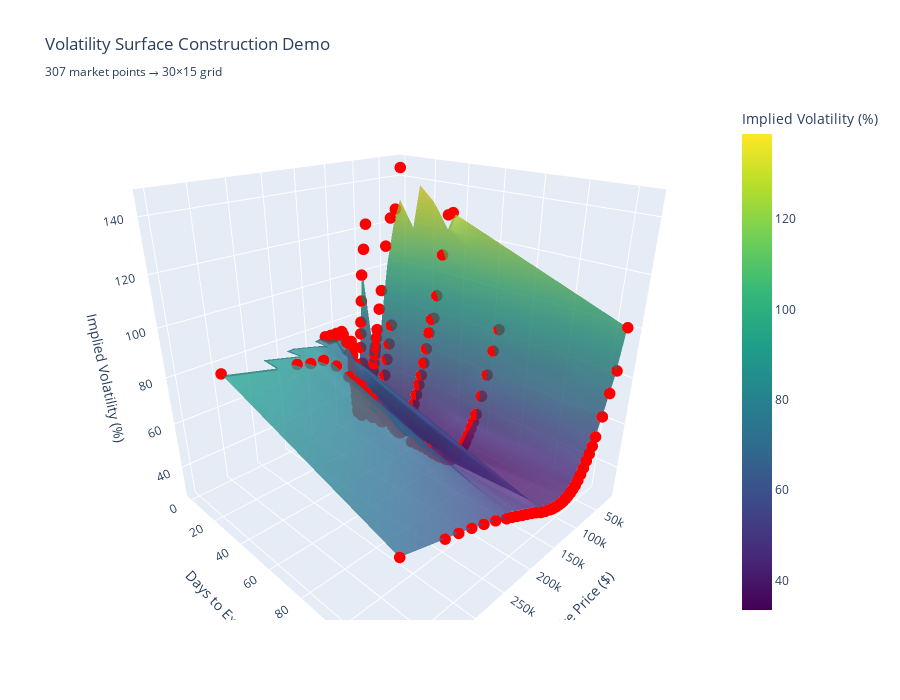

The notebook cell saved with this chart:
### Code cell
# 🛠️ Practical Example: Building a Volatility Surface Step-by-Step

def demonstrate_surface_construction():
    """
    Step-by-step demonstration of how we build the volatility surface
    from our options data
    """
    
    if 'analysis_results' not in globals():
        print("❌ Please run the main analysis first to generate data!")
        return
    
    print("🔧 STEP-BY-STEP VOLATILITY SURFACE CONSTRUCTION")
    print("=" * 60)
    
    results = analysis_results
    
    # STEP 1: Data Collection and Organization
    print("\n📊 STEP 1: COLLECT & ORGANIZE DATA")
    print("-" * 40)
    
    raw_data_points = []
    for i, result in enumerate(results):
        strikes = result['strikes']
        ivs = result['ivs']
        expiry_str = result['expiry_str']
        days_to_expiry = (result['expiry'] - results[0]['expiry']) / (1000 * 60 * 60 * 24)
        
        print(f"Expiry {i+1}: {expiry_str[:10]}")
        print(f"  └─ {len(strikes)} options, {days_to_expiry:.1f} days out")
        print(f"  └─ Strike range: ${strikes.min():,.0f} - ${strikes.max():,.0f}")
        print(f"  └─ IV range: {ivs.min()*100:.1f}% - {ivs.max()*100:.1f}%")
        
        # Store each individual option as a data point
        for strike, iv in zip(strikes, ivs):
            raw_data_points.append({
                'strike': strike,
                'days_to_expiry': days_to_expiry,
                'iv_percent': iv * 100,
                'expiry_str': expiry_str[:10],
                'moneyness': strike / result['spot']
            })
    
    # Convert to DataFrame
    df_raw = pd.DataFrame(raw_data_points)
    print(f"\n✅ Total data points collected: {len(df_raw)}")
    print(f"   Strike range: ${df_raw['strike'].min():,.0f} - ${df_raw['strike'].max():,.0f}")
    print(f"   Time range: {df_raw['days_to_expiry'].min():.1f} - {df_raw['days_to_expiry'].max():.1f} days")
    print(f"   IV range: {df_raw['iv_percent'].min():.1f}% - {df_raw['iv_percent'].max():.1f}%")
    
    # STEP 2: Create Regular Grids
    print("\n🔲 STEP 2: CREATE INTERPOLATION GRIDS")
    print("-" * 40)
    
    # Strike grid
    min_strike = df_raw['strike'].min()
    max_strike = df_raw['strike'].max()
    strike_points = 30  # Reduced for clarity
    strike_grid = np.linspace(min_strike, max_strike, strike_points)
    
    # Time grid
    min_days = df_raw['days_to_expiry'].min()
    max_days = df_raw['days_to_expiry'].max()
    time_points = 15  # Reduced for clarity
    time_grid = np.linspace(min_days, max_days, time_points)
    
    print(f"Strike grid: {strike_points} points from ${min_strike:,.0f} to ${max_strike:,.0f}")
    print(f"Time grid: {time_points} points from {min_days:.1f} to {max_days:.1f} days")
    print(f"Total grid points: {strike_points} × {time_points} = {strike_points * time_points}")
    
    # Create meshgrid
    X_grid, Y_grid = np.meshgrid(strike_grid, time_grid)
    print(f"Meshgrid shape: {X_grid.shape}")
    
    # STEP 3: Interpolation Process
    print("\n🔄 STEP 3: INTERPOLATE SCATTERED DATA TO REGULAR GRID")
    print("-" * 40)
    
    from scipy.interpolate import griddata
    
    # Prepare input data for interpolation
    points_input = df_raw[['strike', 'days_to_expiry']].values
    values_input = df_raw['iv_percent'].values
    
    print(f"Input: {len(points_input)} scattered market points")
    print(f"Output: {X_grid.size} regular grid points")
    
    # Perform interpolation
    print("Interpolating using linear method...")
    Z_interpolated = griddata(points_input, values_input, (X_grid, Y_grid), method='linear')
    
    # Count valid interpolated points
    valid_points = np.sum(~np.isnan(Z_interpolated))
    print(f"Successfully interpolated: {valid_points}/{X_grid.size} points ({valid_points/X_grid.size*100:.1f}%)")
    
    # STEP 4: Surface Quality Analysis
    print("\n📏 STEP 4: SURFACE QUALITY ANALYSIS")
    print("-" * 40)
    
    # Calculate surface statistics
    iv_range = np.nanmax(Z_interpolated) - np.nanmin(Z_interpolated)
    iv_mean = np.nanmean(Z_interpolated)
    iv_std = np.nanstd(Z_interpolated)
    
    print(f"Surface IV statistics:")
    print(f"  └─ Range: {np.nanmin(Z_interpolated):.1f}% - {np.nanmax(Z_interpolated):.1f}% (span: {iv_range:.1f}%)")
    print(f"  └─ Mean: {iv_mean:.1f}%")
    print(f"  └─ Std Dev: {iv_std:.1f}%")
    
    # Calculate surface smoothness
    grad_x = np.gradient(Z_interpolated, axis=1)
    grad_y = np.gradient(Z_interpolated, axis=0)
    smoothness = np.nanmean(np.sqrt(grad_x**2 + grad_y**2))
    print(f"  └─ Surface smoothness metric: {smoothness:.2f}%/point")
    
    # STEP 5: Create Visualization
    print("\n🎨 STEP 5: CREATE SURFACE VISUALIZATION")
    print("-" * 40)
    
    fig = go.Figure()
    
    # Add the interpolated surface
    surface_trace = go.Surface(
        x=X_grid,
        y=Y_grid, 
        z=Z_interpolated,
        colorscale='Viridis',
        name='Interpolated Surface',
        opacity=0.8,
        colorbar=dict(title="Implied Volatility (%)"),
        hovertemplate="Strike: $%{x:,.0f}<br>" +
                     "Days: %{y:.1f}<br>" +
                     "IV: %{z:.1f}%<extra></extra>"
    )
    fig.add_trace(surface_trace)
    
    # Add original market data points as scatter
    scatter_trace = go.Scatter3d(
        x=df_raw['strike'],
        y=df_raw['days_to_expiry'],
        z=df_raw['iv_percent'],
        mode='markers',
        marker=dict(
            size=4,
            color='red',
            symbol='circle'
        ),
        name='Market Data',
        hovertemplate="Strike: $%{x:,.0f}<br>" +
                     "Days: %{y:.1f}<br>" +
                     "IV: %{z:.1f}%<br>" +
                     "Expiry: %{text}<extra></extra>",
        text=df_raw['expiry_str']
    )
    fig.add_trace(scatter_trace)
    
    # Update layout
    fig.update_layout(
        title="Volatility Surface Construction Demo<br>" + 
              f"<sub>{len(df_raw)} market points → {strike_points}×{time_points} grid</sub>",
        scene=dict(
            xaxis_title="Strike Price ($)",
            yaxis_title="Days to Expiry",
            zaxis_title="Implied Volatility (%)",
            camera=dict(eye=dict(x=1.2, y=1.2, z=0.8))
        ),
        height=700
    )
    
    print("✅ Surface visualization created!")
    print(f"   Red dots: {len(df_raw)} original market data points")
    print(f"   Blue surface: {strike_points}×{time_points} interpolated grid")
    
    # STEP 6: Extract Key Insights
    print("\n💡 STEP 6: EXTRACT KEY INSIGHTS")
    print("-" * 40)
    
    # Term structure analysis
    atm_ivs = []
    spot = results[0]['spot']
    
    for result in results:
        strikes = result['strikes']
        ivs = result['ivs']
        atm_idx = np.argmin(np.abs(strikes - spot))
        atm_iv = ivs[atm_idx] * 100
        days = (result['expiry'] - results[0]['expiry']) / (1000 * 60 * 60 * 24)
        atm_ivs.append((days, atm_iv))
    
    atm_ivs.sort()
    print("ATM Term Structure:")
    for days, iv in atm_ivs:
        print(f"  └─ {days:5.1f} days: {iv:5.1f}% IV")
    
    # Smile analysis
    print(f"\nSmile Characteristics (at spot ${spot:,.0f}):")
    near_expiry = results[0]  # Shortest expiry
    far_expiry = results[-1]  # Longest expiry
    
    print(f"  └─ Near expiry ({near_expiry['expiry_str'][:10]}):")
    print(f"     ├─ IV range: {near_expiry['ivs'].min()*100:.1f}% - {near_expiry['ivs'].max()*100:.1f}%")
    print(f"     └─ Smile skew: {(near_expiry['ivs'].max() - near_expiry['ivs'].min())*100:.1f}%")
    
    print(f"  └─ Far expiry ({far_expiry['expiry_str'][:10]}):")
    print(f"     ├─ IV range: {far_expiry['ivs'].min()*100:.1f}% - {far_expiry['ivs'].max()*100:.1f}%")
    print(f"     └─ Smile skew: {(far_expiry['ivs'].max() - far_expiry['ivs'].min())*100:.1f}%")
    
    print("\n🎯 SURFACE CONSTRUCTION COMPLETE!")
    print("=" * 60)
    
    return fig, df_raw

# Run the demonstration
demo_fig, demo_data = demonstrate_surface_construction()
if demo_fig:
    demo_fig.show()

### Figure 1 — Plotly figure (JSON) as saved in the notebook; plotly's stock layout.template omitted (floating-point values rounded to 4 significant figures; data arrays with more than 128 entries replaced by an {"elided": "..."} marker saying what was removed)
{"data": [{"colorbar": {"title": {"text": "Implied Volatility (%)"}}, "colorscale": [[0, "#440154"], [0.1111, "#482878"], [0.2222, "#3e4989"], [0.3333, "#31688e"], [0.4444, "#26828e"], [0.5556, "#1f9e89"], [0.6667, "#35b779"], [0.7778, "#6ece58"], [0.8889, "#b5de2b"], [1, "#fde725"]], "hovertemplate": "Strike: $%{x:,.0f}<br>Days: %{y:.1f}<br>IV: %{z:.1f}%<extra></extra>", "name": "Interpolated Surface", "opacity": 0.8, "type": "surface", "x": {"elided": "15x30 float values"}, "y": {"elided": "15x30 float values"}, "z": {"elided": "15x30 float values"}}, {"hovertemplate": "Strike: $%{x:,.0f}<br>Days: %{y:.1f}<br>IV: %{z:.1f}%<br>Expiry: %{text}<extra></extra>", "marker": {"color": "red", "size": 4, "symbol": "circle"}, "mode": "markers", "name": "Market Data", "text": {"elided": "307 str values"}, "type": "scatter3d", "x": {"elided": "307 float values"}, "y": {"elided": "307 float values"}, "z": {"elided": "307 float values"}}], "layout": {"height": 700, "scene": {"camera": {"eye": {"x": 1.2, "y": 1.2, "z": 0.8}}, "xaxis": {"title": {"text": "Strike Price ($)"}}, "yaxis": {"title": {"text": "Days to Expiry"}}, "zaxis": {"title": {"text": "Implied Volatility (%)"}}}, "title": {"text": "Volatility Surface Construction Demo<br><sub>307 market points → 30×15 grid</sub>"}}}
